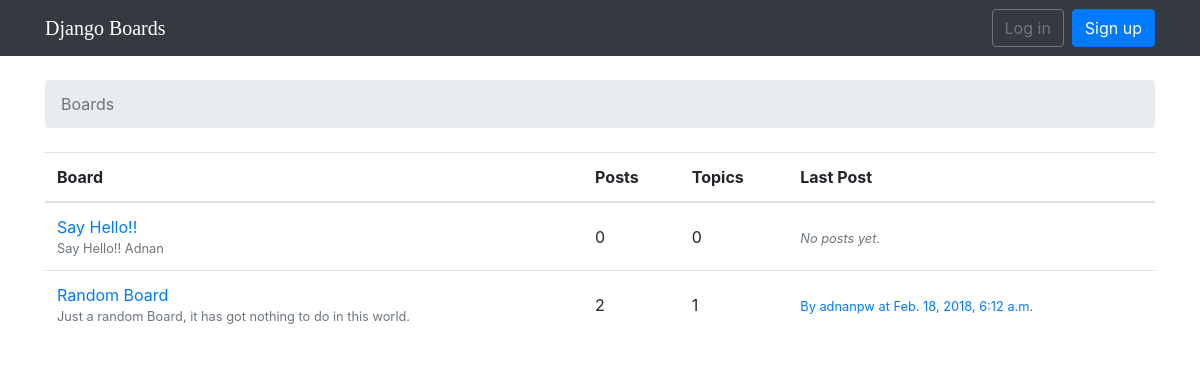
The page / on the database its author committed.
### boards/models.py (models this page shows, shortened)
class Board(models.Model):
    name = models.CharField(max_length=30, unique=True)
    description = models.CharField(max_length=100)
    def get_posts_count(self):
        return Post.objects.filter(topic__board=self).count()
    def get_last_post(self):
        return Post.objects.filter(topic__board=self).order_by('-created_at').first()

class Post(models.Model):
    message = models.TextField(max_length=4000)
    topic = models.ForeignKey(Topic, related_name='posts')
    created_at = models.DateTimeField(auto_now_add=True)
    updated_at = models.DateTimeField(null=True)
    created_by = models.ForeignKey(User, related_name='posts')
    updated_by = models.ForeignKey(User, null=True, related_name='+')

### boards/views.py (the view)
# urls.py: url(r'^$', views.BoardListView.as_view(), name='home'),
class BoardListView(ListView):
    model = Board
    context_object_name = 'boards'
    template_name = 'home.html'

### templates/home.html
{% extends 'base.html' %}
{% block breadcrumb %}
  <li class="breadcrumb-item active">Boards</li>
{% endblock %}
{% block content %}
  <table class="table">
    <thead class="thead-inverse">
      <tr>
        <th>Board</th>
        <th>Posts</th>
        <th>Topics</th>
        <th>Last Post</th>
      </tr>
    </thead>
    <tbody>
      {% for board in boards %}
        <tr>
          <td>
            <a href="{% url 'board_topics' board.pk %}">{{ board.name }}</a>
            <small class="text-muted d-block">{{ board.description }}</small>
          </td>
          <td class="align-middle">
            {{ board.get_posts_count }}
          </td>
          <td class="align-middle">
            {{ board.topics.count }}
          </td>
          <td class="align-middle">
            {% with post=board.get_last_post %}
              {% if post %}
                <small>
                  <a href="{% url 'topic_posts' board.pk post.topic.pk %}">
                    By {{ post.created_by.username }} at {{ post.created_at }}
                  </a>
                </small>
              {% else %}
                <small class="text-muted">
                  <em>No posts yet.</em>
                </small>
              {% endif %}
            {% endwith %}
          </td>
        </tr>
      {% endfor %}
    </tbody>
  </table>
{% endblock %}

### rows shown on the page
Board: name "Say Hello!!", description "Say Hello!! Adnan", get_posts_count "0", topics.count "0", shows "No posts yet."
Board: name "Random Board", description "Just a random Board, it has got nothing to do in this world.", get_posts_count "2", topics.count "1", get_last_post.created_by.username "adnanpw", get_last_post.created_at "Feb. 18, 2018, 6:12 a.m."
